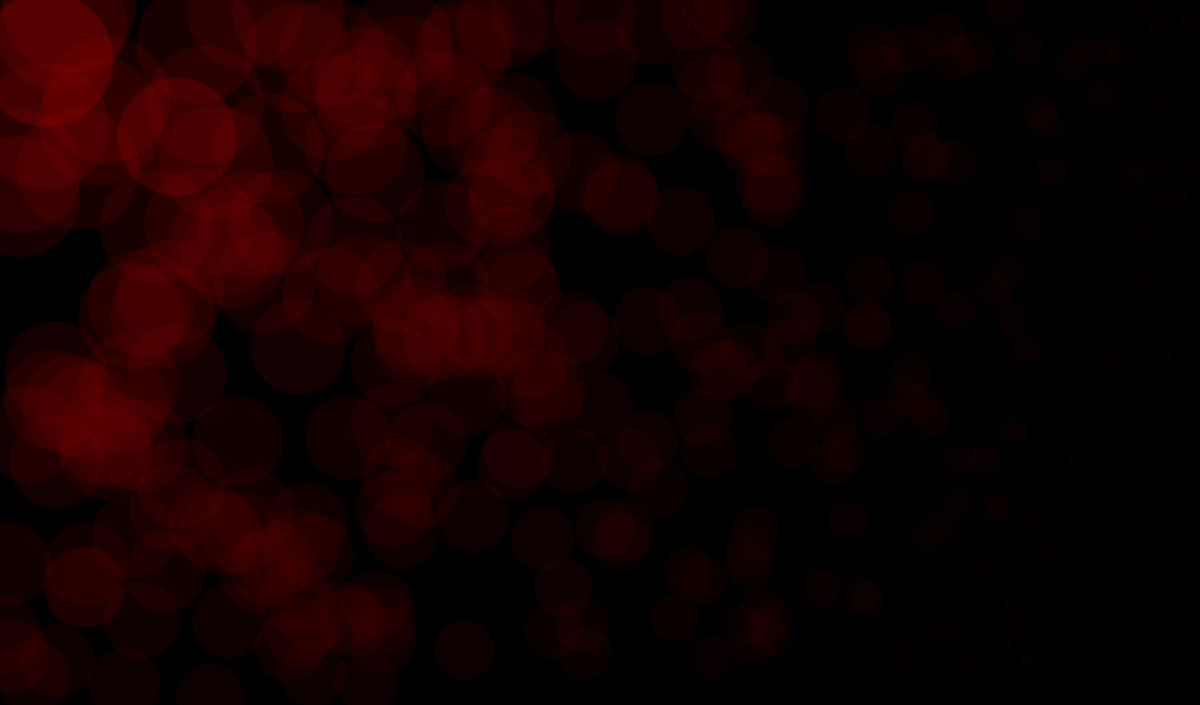
Frame 1 (no input)
Frame 60 (the mouse pressed at the canvas centre just before this capture): identical to frame 1, image omitted
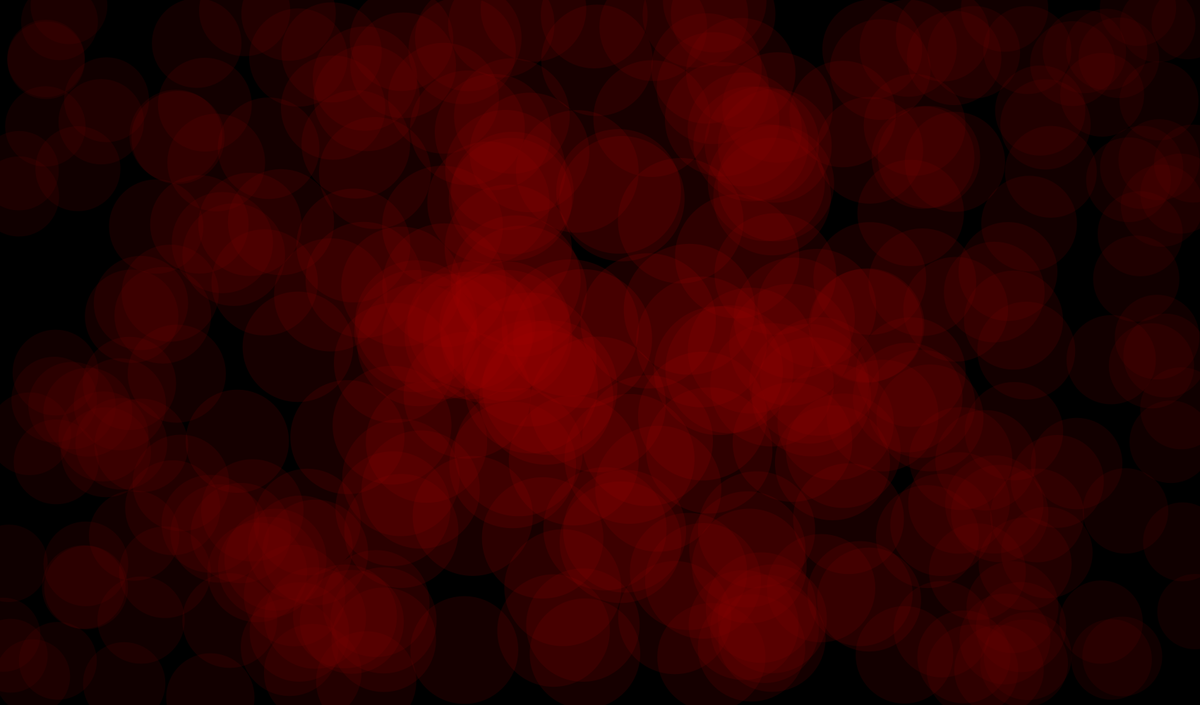
Frame 120 (the mouse held since frame 60 and released just before this capture)

The Processing sketch that drew these frames (run headless with seeded random() and noise(); from frame 60 on, the mouse is pressed at the canvas centre):

// Processing sketch: proximityManyBubblesClass
// ── proximityManyBubblesClass.pde
/* Proximity Many Bubbles */
Bubble [] bubbleArray = new Bubble[300];

float maxFrameSize;

void setup() {
  size(1700,1000);

  noStroke();

  //largest distance between 0,0 and width,height
  maxFrameSize = dist(0,0,width,height);

  for (int i = 0; i < bubbleArray.length; i++) {
      bubbleArray[i] = new Bubble(random(0,width),random(0,height),0,0,color(0,0,0,40), color(255,0,0,40));
  }
  
}

void draw() {
  background(0);

  for (int i = 0; i < bubbleArray.length; i++) {
      bubbleArray[i].updateBubble(maxFrameSize);
      bubbleArray[i].drawBubble();
  }
}

// ── Bubble.pde
class Bubble {
  
  //Properties
  float posX;
  float posY;
  float bubbleWidth;
  float bubbleHeight;
  
  color bubbleColor;
  color bubbleColor1;
  color bubbleColor2;

  float bubbleDistance;
  
  float colorDist;

  //Constructor
  Bubble (float x, float y, float w, float h, color c, color c2) {
    this.posX = x;
    this.posY = y;
    this.bubbleWidth = w;
    this.bubbleHeight = h;
    
    this.bubbleColor = c;
    
    this.bubbleColor1 = c;
    this.bubbleColor2 = c2;

    //arbitrary numbers to give initial instance information
    this.colorDist = 0;
    this.bubbleDistance = 100;
    

  }

  // Method or Function
  void drawBubble() {
    pushMatrix();

    fill(this.bubbleColor);
    ellipse(this.posX, this.posY, bubbleWidth, bubbleWidth);

    popMatrix();
  }

  void updateBubble(float _maxFrameSize) {
    //determines distance from mouseX/mouseY to center of bubble    
    this.bubbleDistance = dist (mouseX, mouseY, posX, posY);
    
    //maps distance from mouseX/mouseY to size of circle        
    this.bubbleWidth = map(this.bubbleDistance, 0, _maxFrameSize, 200, 0);
    this.bubbleHeight = map(this.bubbleDistance, 0, _maxFrameSize, 200, 0);

    //maps distance to value that can be used for lerpColor
    this.colorDist = map(this.bubbleDistance, 0, _maxFrameSize, 0.7, 0.0);
    
    //maps distance to value between very red and back
    this.bubbleColor = lerpColor(this.bubbleColor1, this.bubbleColor2, this.colorDist);


  }


}
